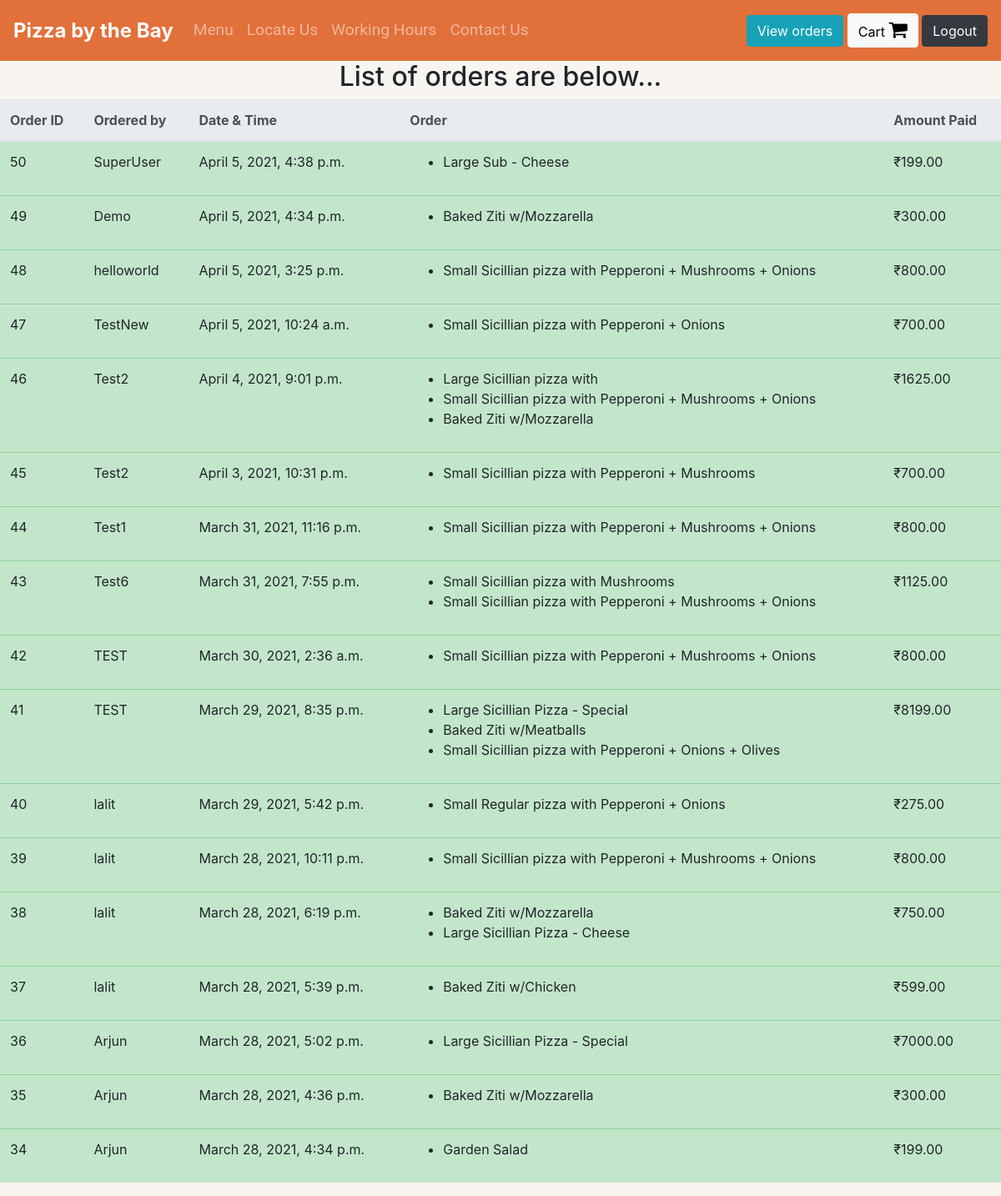
Screenshot of /view-orders (signed in) with the database file from the repository.
### orders/models.py (models this page shows, shortened)
class UserOrder(models.Model):
    username = models.CharField(max_length=200) #who placed the order
    order = models.TextField() #this will be a string representation of the cart from localStorage
    price = models.DecimalField(max_digits=6, decimal_places=2) #how much was the order
    time_of_order  = models.DateTimeField(default=datetime.now, blank=True)
    delivered = models.BooleanField()

### orders/views.py (the view)
# urls.py: path("view-orders", views.view_orders, name="view_orders"),
def view_orders(request):
    if request.user.is_superuser:
        rows = UserOrder.objects.all().order_by('-time_of_order')
        return render(request, "orders/orders.html", context = {"rows":rows})
    else:
        rows = UserOrder.objects.all().filter(username = request.user.username).order_by('-time_of_order')
        return render(request, "orders/orders.html", context = {"rows":rows})

### orders/templatetags/custom_tags.py (called while the page is built)
@register.filter(name="format_cart")
def format_cart(value):
    return value[1:-1].split(",")

@register.filter(name="format_cart_item")
def format_cart_item(value):
    return value.replace("'","")

### orders/templates/orders/orders.html
{% extends 'orders/header.html' %}
{% load custom_tags %}
{% block content %}
<div class="container-fluid">
  <div class="row justify-content-center">
    {% if user.is_superuser %}
      <h2>List of orders are below...</h2>
    {% else %}
      <h2> Orders by: {{user.get_username}} </h2>
    {% endif %}
    <table class="table">
        <thead class="thead-light">
        <tr>
          <th scope="col">Order ID</th>
          <th scope="col">Ordered by</th>
          <th scope="col">Date & Time</th>
          <th scope="col">Order</th>
          <th scope="col">Amount Paid</th>
        </tr>
        </thead>
        <tbody id = "orders_table">
          {% for row in rows %}
          {% if row.delivered %}
            <tr class="table-success">
          {% else %}
            <tr class="table-danger mark-as-complete">
          {% endif %}
              <td>{{row.id}}</td>
              <td>{{row.username}}</td>
              <td>{{row.time_of_order}}</td>
              <td >
                <ul>
                  {% for item in row.order|format_cart %}
                    <li>{{item|format_cart_item}}</li>
                  {% endfor %}
                </ul>
              </td>
              <td>₹{{row.price}}</td>
            </tr>
          {% endfor %}
        </tbody>
    </table>
  </div>
</div>
{% endblock %}

### rows the page displays
UserOrder: id "50", username "SuperUser", time_of_order "April 5, 2021, 4:38 p.m.", order "Large Sub - Cheese", price "199.00"
UserOrder: id "49", username "Demo", time_of_order "April 5, 2021, 4:34 p.m.", order "Baked Ziti w/Mozzarella", price "300.00"
UserOrder: id "48", username "helloworld", time_of_order "April 5, 2021, 3:25 p.m.", order "Small Sicillian pizza with Pepperoni + Mushrooms + Onions", price "800.00"
UserOrder: id "47", username "TestNew", time_of_order "April 5, 2021, 10:24 a.m.", order "Small Sicillian pizza with Pepperoni + Onions", price "700.00"
UserOrder: id "46", username "Test2", time_of_order "April 4, 2021, 9:01 p.m.", order "Large Sicillian pizza with" "Small Sicillian pizza with Pepperoni + Mushrooms + Onions" "Baked Ziti w/Mozzarella", price "1625.00"
UserOrder: id "45", username "Test2", time_of_order "April 3, 2021, 10:31 p.m.", order "Small Sicillian pizza with Pepperoni + Mushrooms", price "700.00"
UserOrder: id "44", username "Test1", time_of_order "March 31, 2021, 11:16 p.m.", order "Small Sicillian pizza with Pepperoni + Mushrooms + Onions", price "800.00"
UserOrder: id "43", username "Test6", time_of_order "March 31, 2021, 7:55 p.m.", order "Small Sicillian pizza with Mushrooms" "Small Sicillian pizza with Pepperoni + Mushrooms + Onions", price "1125.00"
UserOrder: id "42", username "TEST", time_of_order "March 30, 2021, 2:36 a.m.", order "Small Sicillian pizza with Pepperoni + Mushrooms + Onions", price "800.00"
UserOrder: id "41", username "TEST", time_of_order "March 29, 2021, 8:35 p.m.", order "Large Sicillian Pizza - Special" "Baked Ziti w/Meatballs" "Small Sicillian pizza with Pepperoni + Onions + Olives", price "8199.00"
UserOrder: id "40", username "lalit", time_of_order "March 29, 2021, 5:42 p.m.", order "Small Regular pizza with Pepperoni + Onions", price "275.00"
UserOrder: id "39", username "lalit", time_of_order "March 28, 2021, 10:11 p.m.", order "Small Sicillian pizza with Pepperoni + Mushrooms + Onions", price "800.00"
UserOrder: id "38", username "lalit", time_of_order "March 28, 2021, 6:19 p.m.", order "Baked Ziti w/Mozzarella" "Large Sicillian Pizza - Cheese", price "750.00"
UserOrder: id "37", username "lalit", time_of_order "March 28, 2021, 5:39 p.m.", order "Baked Ziti w/Chicken", price "599.00"
UserOrder: id "36", username "Arjun", time_of_order "March 28, 2021, 5:02 p.m.", order "Large Sicillian Pizza - Special", price "7000.00"
UserOrder: id "35", username "Arjun", time_of_order "March 28, 2021, 4:36 p.m.", order "Baked Ziti w/Mozzarella", price "300.00"
UserOrder: id "34", username "Arjun", time_of_order "March 28, 2021, 4:34 p.m.", order "Garden Salad", price "199.00"
